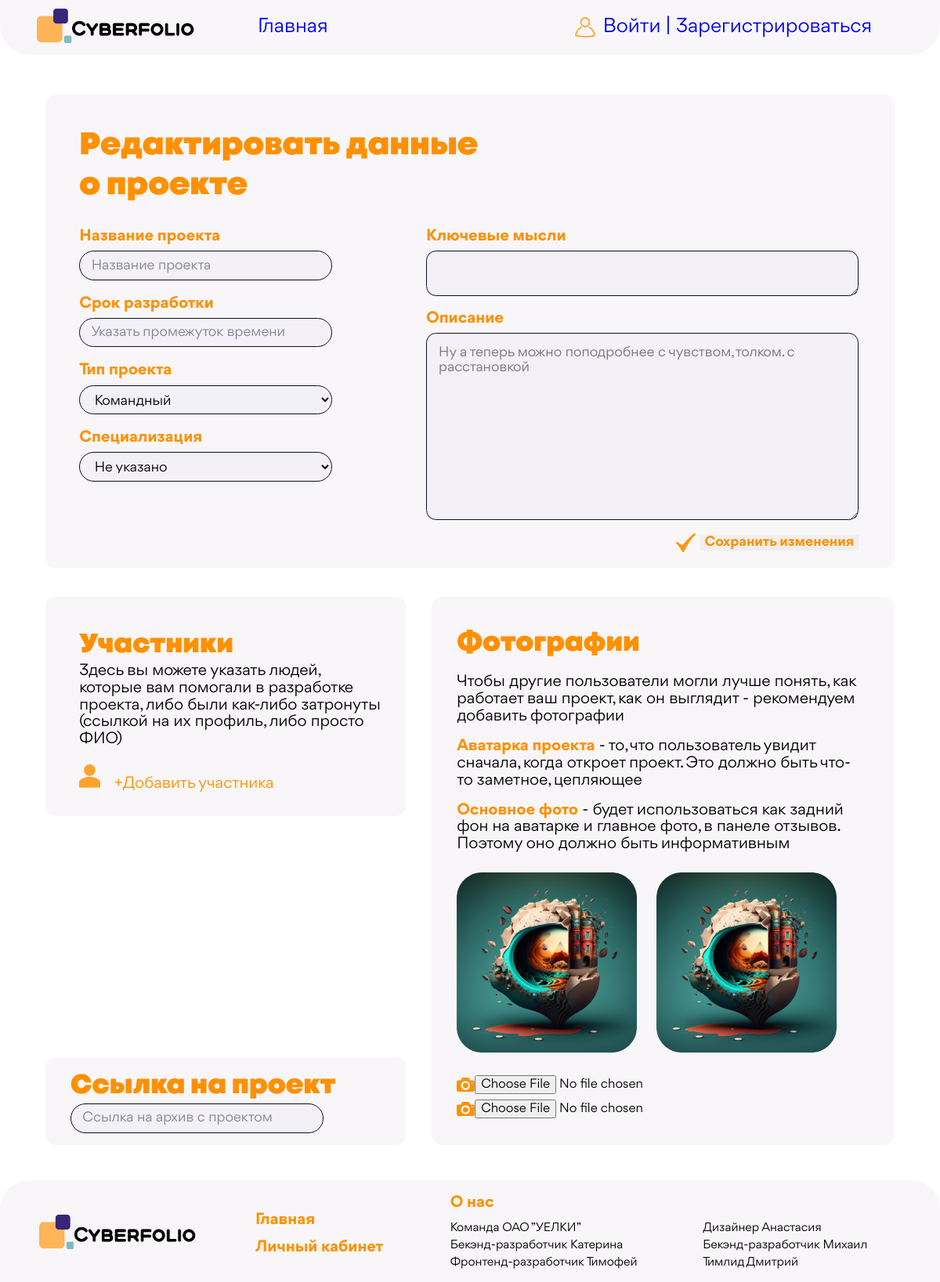
Page /profile/project/add-project on the earlier database version.
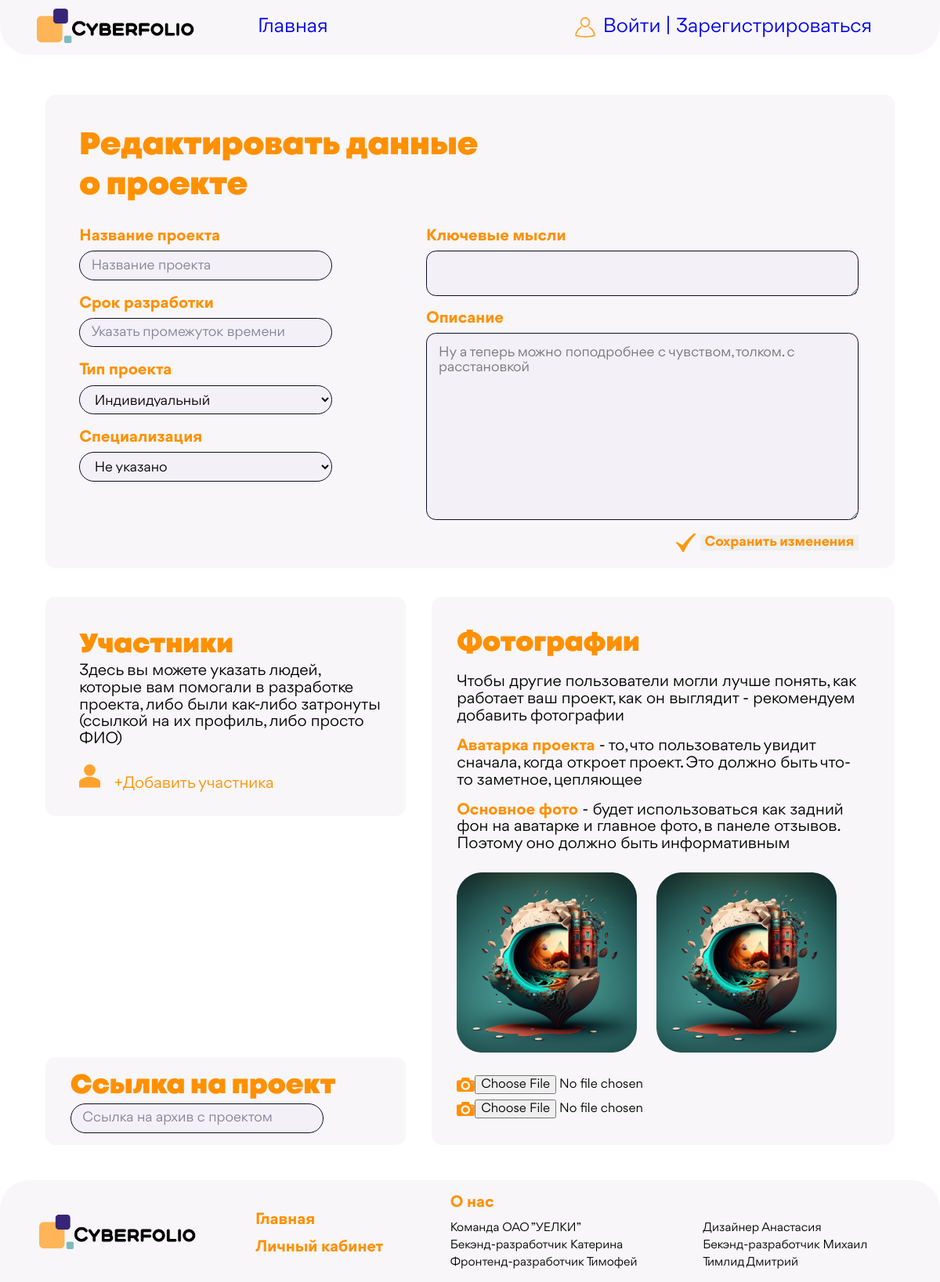
Same page on the later database version.
### Accounts/models.py (models this page shows)
class TypeProject(models.Model):
    type = models.CharField(max_length=40, verbose_name="Тип проекта")
    def __str__(self):
        return self.type
    class Meta:
        verbose_name = 'Тип'
        verbose_name_plural = 'Типы'
        ordering = ['id']

### Accounts/views.py (the view, shortened to what this page needs)
# urls.py: path('profile/project/add-project', addProject.as_view(), name='addProject'),
class addProject(CreateView):
    model = Project
    enctype = "multipart/form-data"
    template_name = "project_add.html"
    success_url = reverse_lazy('home')
    fields = ['name', 'type', 'key_words' ,'spec_proj', 'descriptions', 'time_developing',
              'teammate1', 'teammate2', 'teammate3', 'teammate4', 'teammate5', 'url', 'avatar_image', 'main_image']

### Accounts/models.py (called while the page is built)
    def __str__(self):
        return self.name

### templates/project_add.html (shortened to what the changed rows need)
{% extends 'base.html' %}
{% load widget_tweaks %}
{% load static %}
{% block css %}
    <link rel="stylesheet" href="{% static 'css/normalize.css' %}">
    <link rel="stylesheet" href="{% static 'css/general_styles.css' %}">
    <link rel="stylesheet" href="{% static 'css/project_settings.css' %}">
    <link href = "{% static 'fonts/stylesheet.css' %}" rel = "stylesheet" type = "text/css" />
{% endblock %}
{% block content %}
        <form enctype="multipart/form-data" autocomplete method="POST" action="">
        <div class="main-info_edit">
            <h1 class="main-info_title">Редактировать данные <br> о проекте</h1>
            <div class="main-info_edit_form">
                    <div class="main-info_edit_item">
                        <div class="input-heading">Название проекта</div>
                        {% render_field form.name class="input main_input" placeholder="Название проекта"%}
                        <div class="input-heading">Срок разработки</div>
                        {% render_field form.time_developing placeholder="Указать промежуток времени" class="input main_input" %}
                        <div class="input-heading">Тип проекта</div>
                        {% render_field form.type class="input main_input"%}
                        <div class="input-heading">Специализация</div>
                        {% render_field form.spec_proj class="input main_input"%}
                    </div>
            </div>
        </div>
        <div class="center_container">
            <div class="center_container_item">
                <div class="people">
                    <h2 class="settings_title">Участники</h2>
                </div>
                <div class="link">
                    <h2 class="settings_title">Ссылка на проект</h2>
                </div>
            </div>
            <div class="photos">
                <h2 class="settings_title photos_title">Фотографии</h2>
            </div>
        </div>
        </form>
{% endblock %}

Differences in the rows shown:
changed TypeProject: type "Командный" → "Индивидуальный"
